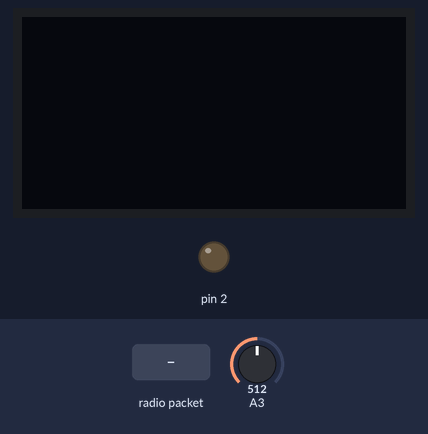
The sketch below on a simulated Arduino Uno, built with avr-gcc and run on an emulated ATmega328P. On the bench: 128×64 one-colour display, output pins drawn as LEDs (lit = HIGH). The inputs (shaded band) are chosen by the test bench; at power-on: A3 = 512. No radio packets arrive unless stated; what the sketch prints to the serial monitor is not drawn.

Above: at 1.9 s.
2.0 s: radio packet "1" arrives
Timing chart, 0 to 5.0 s (numbered marks = the images above; inputs shaded):
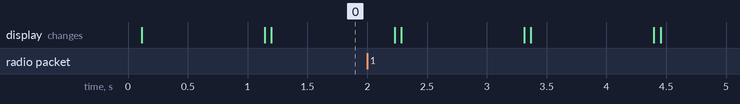

The sketch:

Elektroniikkapaja_Vastaanotin_oled_testi.ino
```cpp
/*
Date:21.11.2024
Author: Axel Söderberg

This code is a test code for the Wireless weather station receiver. The purpose of this code
is to test that the receiver board is able to receive the temperature data transmitted by the
transmitter board. This code is not the code to be used in the final project, but rather a quick
test to see that the receiver board works as it should.
*/
#include <Wire.h>
#include <Adafruit_GFX.h>
#include <Adafruit_SSD1306.h>
#include <RH_ASK.h>
#include <SPI.h> // Not used but needed for compatibility


#define SCREEN_WIDTH 128 // OLED display width, in pixels
#define SCREEN_HEIGHT 64 // OLED display height, in pixels

// Declaration for an SSD1306 display connected to I2C (SDA, SCL pins)
#define OLED_RESET     4 // Reset pin # (or -1 if sharing Arduino reset pin)
Adafruit_SSD1306 display(SCREEN_WIDTH, SCREEN_HEIGHT, &Wire, OLED_RESET);

void show() { // Often used sequence - Function to simplify code
  display.display(); delay(2000); display.fillScreen(SSD1306_BLACK);
}
/*
PINS:
internal led PB2
RSSI input PC0
ask input PD7
Shutdown PD2
*/

// Create an instance of the RadioHead driver

RH_ASK driver(1000, 7, 9, 15); // (bitrate, RX pin, TX pin, PTT pin)

union FloatToBytes {
    float floatValue;
    byte byteArray[sizeof(float)];
};

void receiveFloat() {
    FloatToBytes converter;
    uint8_t buf[sizeof(float)];
    uint8_t buflen = sizeof(buf);

    // Receive the packet containing the float (4 bytes)
    if (driver.recv(buf, &buflen)) {
        // Copy received bytes into the converter byteArray
        memcpy(converter.byteArray, buf, sizeof(float));

        // Convert byte array back to float
        float receivedValue = converter.floatValue;

        //Serial.print("Received float: ");
        Serial.println(receivedValue, 2); // Print float with 5 decimal places for precision
    }
}

void setup() {
  Serial.begin(115200);
  // SSD1306_SWITCHCAPVCC = generate display voltage from 3.3V internally
  if(!display.begin(SSD1306_SWITCHCAPVCC, 0x3D)) { // Old Address 0x3D for 128x64
    Serial.println(F("SSD1306 allocation failed"));
    for(;;); // Don't proceed, loop forever
    }
    // Initialize the RadioHead driver
    driver.init();
    pinMode(2, OUTPUT);
    digitalWrite(2, LOW);


}

void loop() {
    digitalWrite(2, LOW);
    receiveFloat();
    display.clearDisplay();
    display.setTextSize(1);             // Normal 1:1 pixel scale
    display.setTextColor(SSD1306_WHITE);
    display.setCursor(28,25);
    display.println("Screen");
    display.setCursor(28,33);
    display.println("Primitives");
    display.display();
    randomSeed(analogRead(3));
    display.fillScreen(SSD1306_WHITE);              // Fill screen WHITE
    display.display();
    display.fillScreen(SSD1306_BLACK);              // Fill screen BLACK
    display.display();

    delay(1000); // Wait for a second before receiving again
}
```
